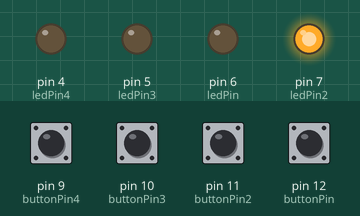
Bench run of a sketch on a simulated Arduino Uno, built with avr-gcc and run on an emulated ATmega328P. Parts: output pins drawn as LEDs (lit = HIGH). The inputs (shaded band) are chosen by the test bench; at power-on: pin 9 (buttonPin4), pin 10 (buttonPin3), pin 11 (buttonPin2), pin 12 (buttonPin) LOW. Random numbers use the default seed unless the sketch sets one.

Above: at 0.15 s.
Timing chart, 0 to 1.8 s (numbered marks = the images above):
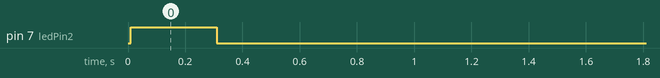

Measured:
- by itself, pin 7 (ledPin2): LOW → HIGH at 0.01 s, → LOW 0.30 s later

The sketch:

test_13_mei.ino
```cpp
const int buttonPin = 12;
const int buttonPin2 = 11;
const int buttonPin3 = 10;
const int buttonPin4 = 9;
const int ledPin =  6;
const int ledPin2 =  7;
const int ledPin3 =  5;
const int ledPin4 =  4;


int rondes = 0;
int score = 0;
int gameOver = false;
int locked = false;
int newButtonPressed = true;


void setup() {
  pinMode(ledPin, OUTPUT);
  pinMode(ledPin2, OUTPUT);
  pinMode(ledPin3, OUTPUT);
  pinMode(ledPin4, OUTPUT);

  pinMode(buttonPin, INPUT);
  pinMode(buttonPin2, INPUT);
  pinMode(buttonPin3, INPUT);
  pinMode(buttonPin4, INPUT);

}

void loop() {
  int userString [100] = {};
  int string [100] = {};

  for (int arraySize = 0; arraySize < 100; arraySize++) {

    string[arraySize] = random(4, 8);

  }

  while (gameOver == false) {

    for (int i = 0; i <= rondes; i++ ) {
      digitalWrite(string[i], HIGH);
      delay (300);
      digitalWrite(string[i], LOW);
    }
    int k = 0;
    while (k <= rondes ) {

      bool button1 = digitalRead(buttonPin);
      bool button2 = digitalRead(buttonPin2);
      bool button3 = digitalRead(buttonPin3);
      bool button4 = digitalRead(buttonPin4);

      if (button1 == true && locked == false) {
        userString[k] = 6;
        locked = true;
        newButtonPressed = false;
      }
      if (button2 == true && locked == false) {
        userString[k] = 7;
        locked = true;
        newButtonPressed = false;
      }
      if (button3 == true && locked == false) {
        userString[k] = 5;
        locked = true;
        newButtonPressed = false;
      }
      if (button4 == true && locked == false) {
        userString[k] = 4;
        locked = true;
        newButtonPressed = false;
      }

      if (userString[k] != string[k]) {
        gameOver = true;
      }
      if (userString[k] == string[k] && newButtonPressed == true) {
        score ++;
        rondes ++;
        k++;
        newButtonPressed = false;
        locked = false;

      }
    }

  }


}
```
